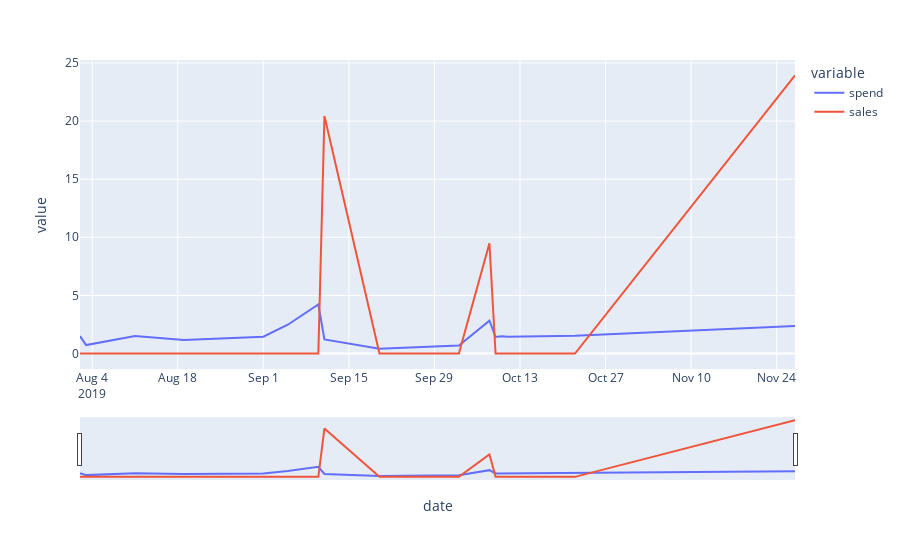

The cell this chart's notebook holds for it:
### Code cell
fig = px.line(data, x='date', y=['spend', 'sales'])

fig.update_xaxes(rangeslider_visible=True)
fig.show()

### Figure 1 — Plotly figure (JSON) as saved in the notebook; plotly's stock layout.template omitted (floating-point values rounded to 4 significant figures)
{"data": [{"hovertemplate": "variable=spend<br>date=%{x}<br>value=%{y}<extra></extra>", "legendgroup": "spend", "line": {"color": "#636efa", "dash": "solid"}, "mode": "lines", "name": "spend", "orientation": "v", "showlegend": true, "type": "scatter", "x": ["2019-11-27T00:00:00", "2019-10-22T00:00:00", "2019-10-11T00:00:00", "2019-10-10T00:00:00", "2019-10-09T00:00:00", "2019-10-08T00:00:00", "2019-10-03T00:00:00", "2019-09-20T00:00:00", "2019-09-11T00:00:00", "2019-09-10T00:00:00", "2019-09-05T00:00:00", "2019-09-01T00:00:00", "2019-08-19T00:00:00", "2019-08-11T00:00:00", "2019-08-03T00:00:00", "2019-08-02T00:00:00"], "xaxis": "x", "y": [2.38, 1.53, 1.45, 1.48, 1.42, 2.83, 0.69, 0.41, 1.21, 4.22, 2.48, 1.45, 1.17, 1.5, 0.73, 1.5], "yaxis": "y"}, {"hovertemplate": "variable=sales<br>date=%{x}<br>value=%{y}<extra></extra>", "legendgroup": "sales", "line": {"color": "#EF553B", "dash": "solid"}, "mode": "lines", "name": "sales", "orientation": "v", "showlegend": true, "type": "scatter", "x": ["2019-11-27T00:00:00", "2019-10-22T00:00:00", "2019-10-11T00:00:00", "2019-10-10T00:00:00", "2019-10-09T00:00:00", "2019-10-08T00:00:00", "2019-10-03T00:00:00", "2019-09-20T00:00:00", "2019-09-11T00:00:00", "2019-09-10T00:00:00", "2019-09-05T00:00:00", "2019-09-01T00:00:00", "2019-08-19T00:00:00", "2019-08-11T00:00:00", "2019-08-03T00:00:00", "2019-08-02T00:00:00"], "xaxis": "x", "y": [23.92, 0, 0, 0, 0, 9.49, 0, 0, 20.43, 0, 0, 0, 0, 0, 0, 0], "yaxis": "y"}], "layout": {"legend": {"title": {"text": "variable"}, "tracegroupgap": 0}, "margin": {"t": 60}, "xaxis": {"anchor": "y", "domain": [0, 1], "rangeslider": {"visible": true}, "title": {"text": "date"}}, "yaxis": {"anchor": "x", "domain": [0, 1], "title": {"text": "value"}}}}
